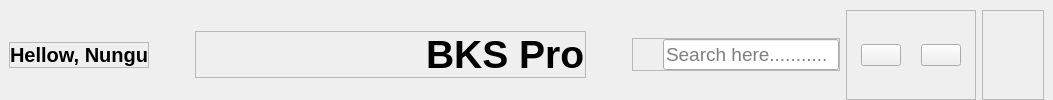
        <widget class="QWidget" name="Header_widget" native="true">
         <layout class="QHBoxLayout" name="horizontalLayout_3">
          <property name="spacing">
           <number>6</number>
          </property>
          <property name="leftMargin">
           <number>9</number>
          </property>
          <property name="topMargin">
           <number>10</number>
          </property>
          <property name="rightMargin">
           <number>9</number>
          </property>
          <property name="bottomMargin">
           <number>0</number>
          </property>
          <item alignment="Qt::AlignmentFlag::AlignLeft|Qt::AlignmentFlag::AlignVCenter">
           <widget class="QFrame" name="frame_3">
            <property name="frameShape">
             <enum>QFrame::Shape::StyledPanel</enum>
            </property>
            <property name="frameShadow">
             <enum>QFrame::Shadow::Raised</enum>
            </property>
            <layout class="QHBoxLayout" name="horizontalLayout_6">
             <property name="spacing">
              <number>0</number>
             </property>
             <property name="leftMargin">
              <number>0</number>
             </property>
             <property name="topMargin">
              <number>0</number>
             </property>
             <property name="rightMargin">
              <number>0</number>
             </property>
             <property name="bottomMargin">
              <number>0</number>
             </property>
             <item alignment="Qt::AlignmentFlag::AlignTop">
              <widget class="QLabel" name="label_2">
               <property name="font">
                <font>
                 <pointsize>15</pointsize>
                 <bold>true</bold>
                </font>
               </property>
               <property name="text">
                <string>Hellow, Nungu</string>
               </property>
               <property name="alignment">
                <set>Qt::AlignmentFlag::AlignCenter</set>
               </property>
              </widget>
             </item>
            </layout>
           </widget>
          </item>
          <item>
           <spacer name="horizontalSpacer">
            <property name="orientation">
             <enum>Qt::Orientation::Horizontal</enum>
            </property>
            <property name="sizeHint" stdset="0">
             <size>
              <width>40</width>
              <height>20</height>
             </size>
            </property>
           </spacer>
          </item>
          <item alignment="Qt::AlignmentFlag::AlignHCenter|Qt::AlignmentFlag::AlignVCenter">
           <widget class="QFrame" name="SystemTitle_frame">
            <property name="frameShape">
             <enum>QFrame::Shape::StyledPanel</enum>
            </property>
            <property name="frameShadow">
             <enum>QFrame::Shadow::Raised</enum>
            </property>
            <layout class="QHBoxLayout" name="horizontalLayout_26">
             <property name="spacing">
              <number>0</number>
             </property>
             <property name="leftMargin">
              <number>230</number>
             </property>
             <property name="topMargin">
              <number>0</number>
             </property>
             <property name="rightMargin">
              <number>0</number>
             </property>
             <property name="bottomMargin">
              <number>0</number>
             </property>
             <item alignment="Qt::AlignmentFlag::AlignHCenter">
              <widget class="QLabel" name="label_39">
               <property name="font">
                <font>
                 <pointsize>29</pointsize>
                 <bold>true</bold>
                </font>
               </property>
               <property name="text">
                <string>BKS Pro</string>
               </property>
              </widget>
             </item>
            </layout>
           </widget>
          </item>
          <item>
           <spacer name="horizontalSpacer_2">
            <property name="orientation">
             <enum>Qt::Orientation::Horizontal</enum>
            </property>
            <property name="sizeHint" stdset="0">
             <size>
              <width>40</width>
              <height>20</height>
             </size>
            </property>
           </spacer>
          </item>
          <item alignment="Qt::AlignmentFlag::AlignRight|Qt::AlignmentFlag::AlignVCenter">
           <widget class="QFrame" name="Searching_frame">
            <property name="frameShape">
             <enum>QFrame::Shape::StyledPanel</enum>
            </property>
            <property name="frameShadow">
             <enum>QFrame::Shadow::Raised</enum>
            </property>
            <layout class="QHBoxLayout" name="horizontalLayout_5">
             <property name="spacing">
              <number>0</number>
             </property>
             <property name="leftMargin">
              <number>0</number>
             </property>
             <property name="topMargin">
              <number>0</number>
             </property>
             <property name="rightMargin">
              <number>0</number>
             </property>
             <property name="bottomMargin">
              <number>0</number>
             </property>
             <item>
              <widget class="QLabel" name="label">
               <property name="minimumSize">
                <size>
                 <width>30</width>
                 <height>30</height>
                </size>
               </property>
               <property name="maximumSize">
                <size>
                 <width>30</width>
                 <height>30</height>
                </size>
               </property>
               <property name="text">
                <string/>
               </property>
               <property name="pixmap">
                <pixmap resource="Icons_Resources.qrc">:/Blue/Icons/BlueIcons/search.svg</pixmap>
               </property>
               <property name="scaledContents">
                <bool>true</bool>
               </property>
              </widget>
             </item>
             <item>
              <widget class="QLineEdit" name="Searching_lineEdit">
               <property name="minimumSize">
                <size>
                 <width>170</width>
                 <height>30</height>
                </size>
               </property>
               <property name="font">
                <font>
                 <pointsize>14</pointsize>
                </font>
               </property>
               <property name="placeholderText">
                <string>Search here...........</string>
               </property>
              </widget>
             </item>
            </layout>
           </widget>
          </item>
          <item alignment="Qt::AlignmentFlag::AlignRight">
           <widget class="QFrame" name="frame_6">
            <property name="frameShape">
             <enum>QFrame::Shape::StyledPanel</enum>
            </property>
            <property name="frameShadow">
             <enum>QFrame::Shadow::Raised</enum>
            </property>
            <layout class="QHBoxLayout" name="horizontalLayout_25">
             <property name="spacing">
              <number>20</number>
             </property>
             <property name="leftMargin">
              <number>14</number>
             </property>
             <property name="topMargin">
              <number>0</number>
             </property>
             <property name="rightMargin">
              <number>14</number>
             </property>
             <property name="bottomMargin">
              <number>0</number>
             </property>
             <item>
              <widget class="QPushButton" name="Theme_pushButton">
               <property name="text">
                <string/>
               </property>
               <property name="icon">
                <iconset resource="Icons_Resources.qrc">
                 <normaloff>:/Blue/Icons/BlueIcons/moon.svg</normaloff>
                 <normalon>:/Dark/Icons/DarkIcons/moon.svg</normalon>:/Blue/Icons/BlueIcons/moon.svg</iconset>
               </property>
               <property name="iconSize">
                <size>
                 <width>32</width>
                 <height>32</height>
                </size>
               </property>
               <property name="checkable">
                <bool>true</bool>
               </property>
               <property name="autoExclusive">
                <bool>true</bool>
               </property>
              </widget>
             </item>
             <item>
              <widget class="QPushButton" name="Notification_pushButton">
               <property name="text">
                <string/>
               </property>
               <property name="icon">
                <iconset resource="Icons_Resources.qrc">
                 <normaloff>:/Blue/Icons/BlueIcons/bell.svg</normaloff>
                 <normalon>:/Dark/Icons/DarkIcons/bell.svg</normalon>:/Blue/Icons/BlueIcons/bell.svg</iconset>
               </property>
               <property name="iconSize">
                <size>
                 <width>32</width>
                 <height>32</height>
                </size>
               </property>
               <property name="checkable">
                <bool>true</bool>
               </property>
               <property name="autoExclusive">
                <bool>true</bool>
               </property>
              </widget>
             </item>
            </layout>
           </widget>
          </item>
          <item alignment="Qt::AlignmentFlag::AlignRight">
           <widget class="QFrame" name="Profileframe">
            <property name="frameShape">
             <enum>QFrame::Shape::StyledPanel</enum>
            </property>
            <property name="frameShadow">
             <enum>QFrame::Shadow::Raised</enum>
            </property>
            <layout class="QHBoxLayout" name="horizontalLayout_4">
             <property name="spacing">
              <number>0</number>
             </property>
             <property name="leftMargin">
              <number>0</number>
             </property>
             <property name="topMargin">
              <number>0</number>
             </property>
             <property name="rightMargin">
              <number>0</number>
             </property>
             <property name="bottomMargin">
              <number>0</number>
             </property>
             <item>
              <widget class="QLabel" name="Profile_label">
               <property name="minimumSize">
                <size>
                 <width>60</width>
                 <height>60</height>
                </size>
               </property>
               <property name="maximumSize">
                <size>
                 <width>60</width>
                 <height>60</height>
                </size>
               </property>
               <property name="cursor">
                <cursorShape>PointingHandCursor</cursorShape>
               </property>
               <property name="text">
                <string/>
               </property>
               <property name="pixmap">
                <pixmap resource="Icons_Resources.qrc">:/Icons/Image/ProfilePC.png</pixmap>
               </property>
               <property name="scaledContents">
                <bool>true</bool>
               </property>
              </widget>
             </item>
            </layout>
           </widget>
          </item>
         </layout>
        </widget>
